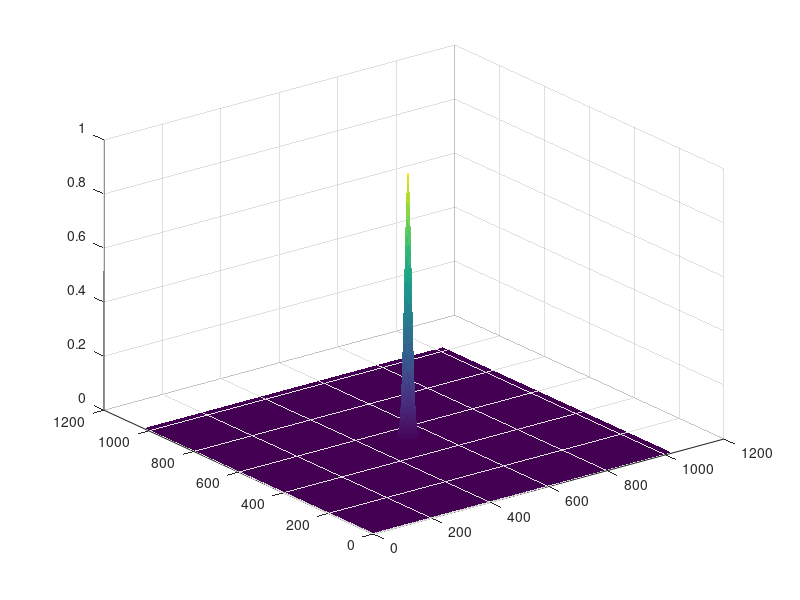
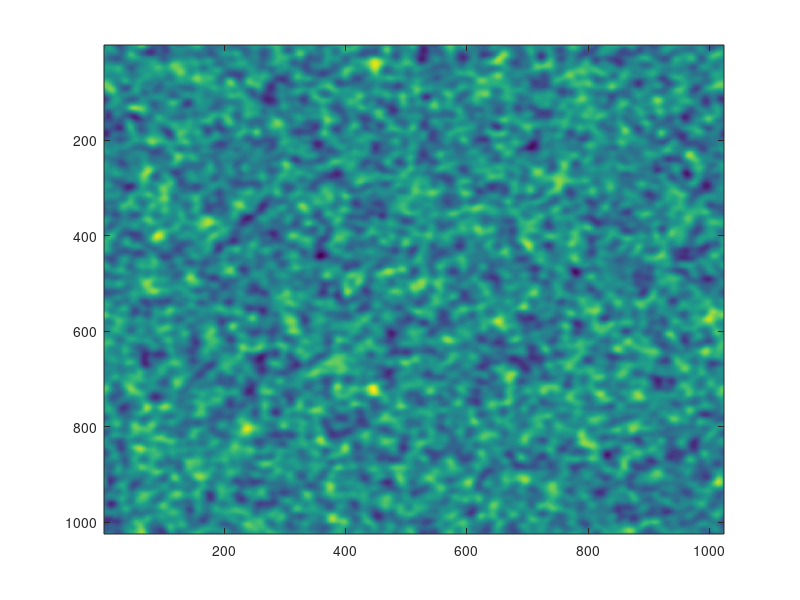
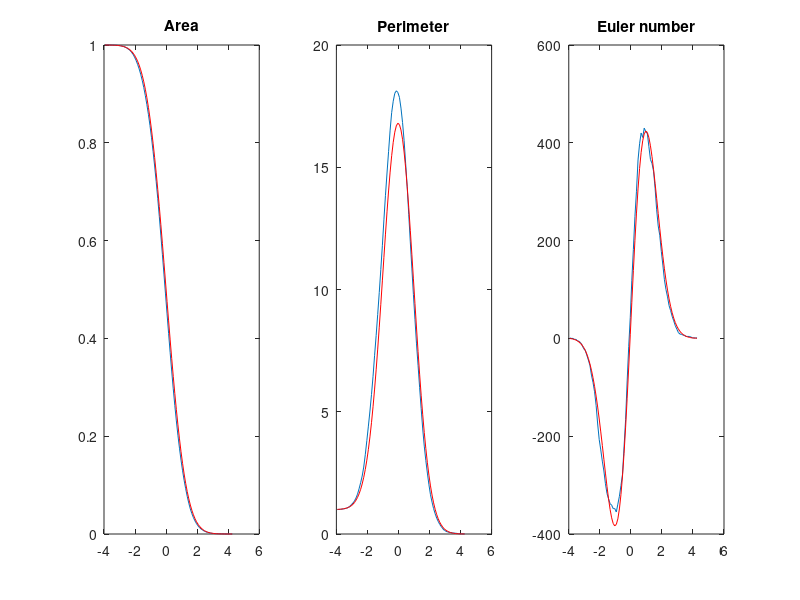
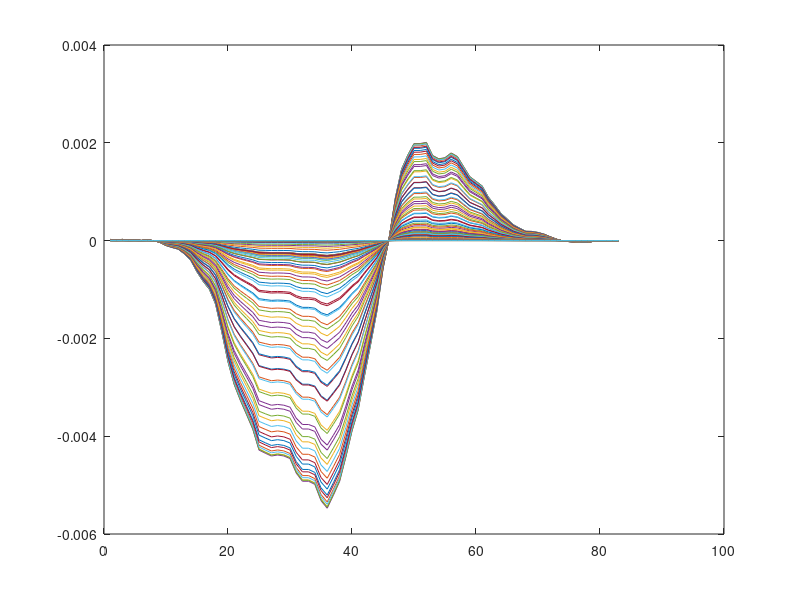

Write MATLAB code to recreate these figures, in order.
%%%%%%%%%%%%%%%%%%%

N = 2^10;
N = 2^nextpow2(N); % force power of two
[Y, X] = meshgrid(-N/2+1:N/2, -N/2+1:N/2);

% covariance
sigma = 10;
Cmat = exp(-((X./sigma).^2+(Y./sigma).^2)./2);
figure()
h=surf(Cmat);
set(h, 'edgecolor','none')

% Fourier domain
% gaussian complex white noise
W1=randn(N);

% covariance matrix in the Fourier domain
Cf = sqrt(fft2(Cmat));

% phi_hat is the fourier transform of the gaussian random field
phi_hat = Cf.*fft2(W1);

% we take the real part (should be real, but due to numerical
% approximations...)
G = real(ifft2(phi_hat));

% verify statistical properties
m = mean(G(:));
s = std(G(:));

figure()
imagesc(G);

% bornes pour les seuils
hmin = min(G(:));
hmax = max(G(:));
H = hmin:.1:hmax;

% valeurs mesurées
A = zeros(length(H), 1);
P = zeros(length(H), 1);
E = zeros(length(H), 1);

% analytical values
Aa = zeros(length(H), 1);
Pa = zeros(length(H), 1);
Ea = zeros(length(H), 1);

lambda = 1/(sigma^2);

for i = 1:length(H)
    levelSet = G>=H(i);
    A(i) = bwarea(levelSet)/N^2;
    P(i) = bwarea(bwperim(levelSet,8))/(4*N);
    E(i) = bweuler(levelSet,8);

    % analytic
    Aa(i) =  1/2*erfc(H(i)/sqrt(2));
    Pa(i) = sqrt(lambda)*exp(-H(i)^2/2)/(2*pi);
    Ea(i) = lambda* exp(-(H(i)^2)/2)*H(i)/(2*pi)^(3/2);
end
per = Aa + N*Pa;
Ea = N^2*Ea + 4*N*Pa/2 + Aa;

figure;
subplot(131);plot(H, A); hold on; plot(H, Aa, 'r'); title('Area');
subplot(132);plot(H, P); hold on; plot(H, per, 'r'); title('Perimeter');
subplot(133);plot(H, E); hold on; plot(H, Ea, 'r'); title('Euler number');

figure;
plot((per-P)/P)
